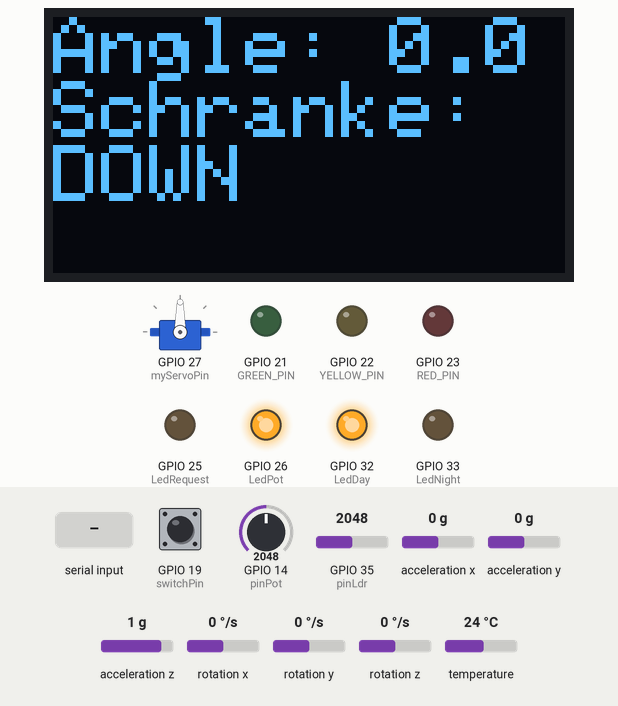
Recording of a program running on a simulated ESP32. On the bench: 128×64 one-colour display, servo, output pins drawn as LEDs (lit = HIGH). The inputs (shaded band) are chosen by the test bench; at power-on: acceleration y 0 g, GPIO 35 (pinLdr) = 2048, GPIO 14 (pinPot) = 2048, GPIO 19 (switchPin) HIGH, acceleration x 0 g, acceleration z 1 g, rotation x 0 °/s, rotation y 0 °/s, rotation z 0 °/s, temperature 24 °C. What the program prints to the serial monitor is not drawn.

Above: at 1.2 s.
1.3 s: acceleration y set to 0.8 g
At 2.3 s:
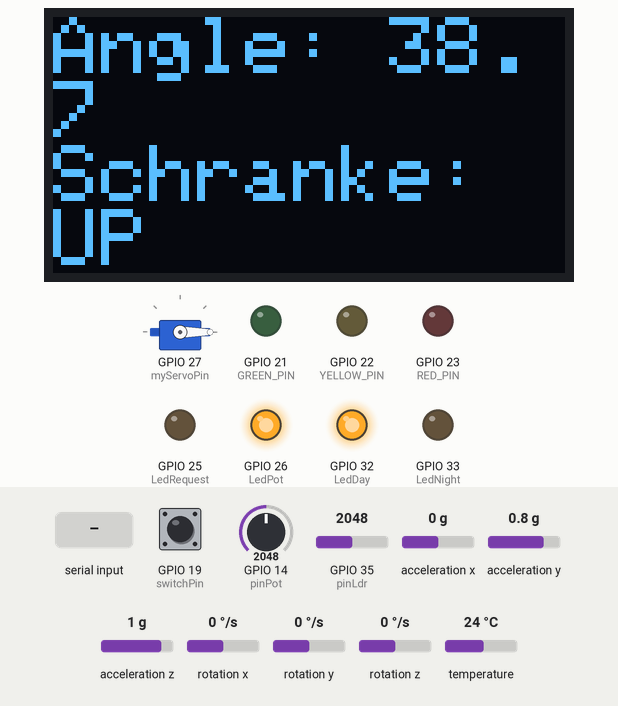
2.8 s: acceleration y set to 0 g
At 4.0 s:
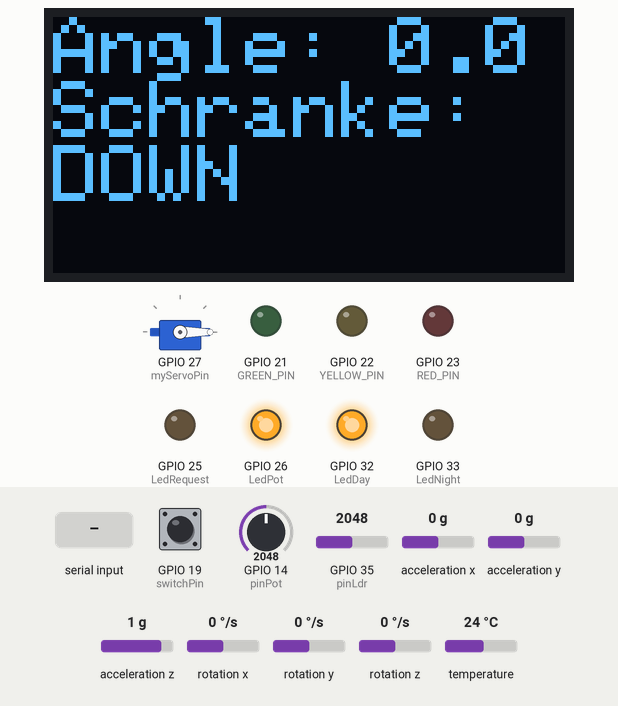
4.3 s: acceleration y set to -0.3 g
At 5.5 s:
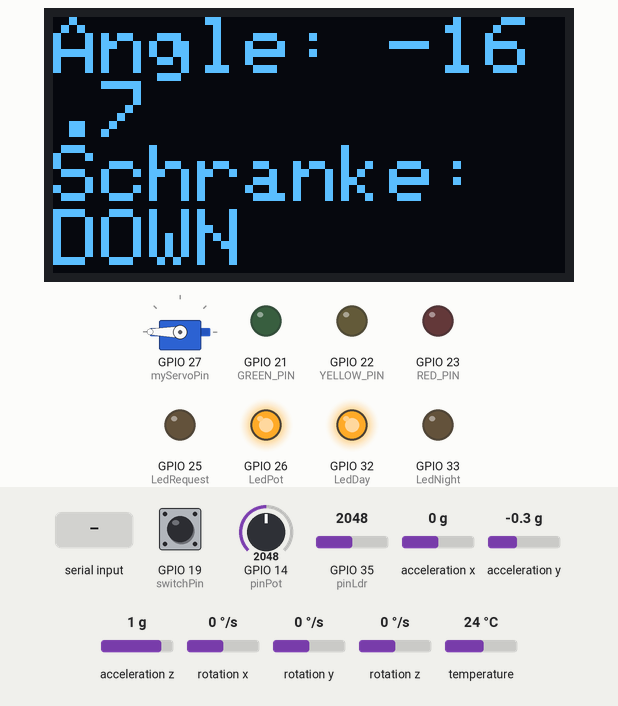
5.8 s: "2" received over Serial
At 6.4 s:
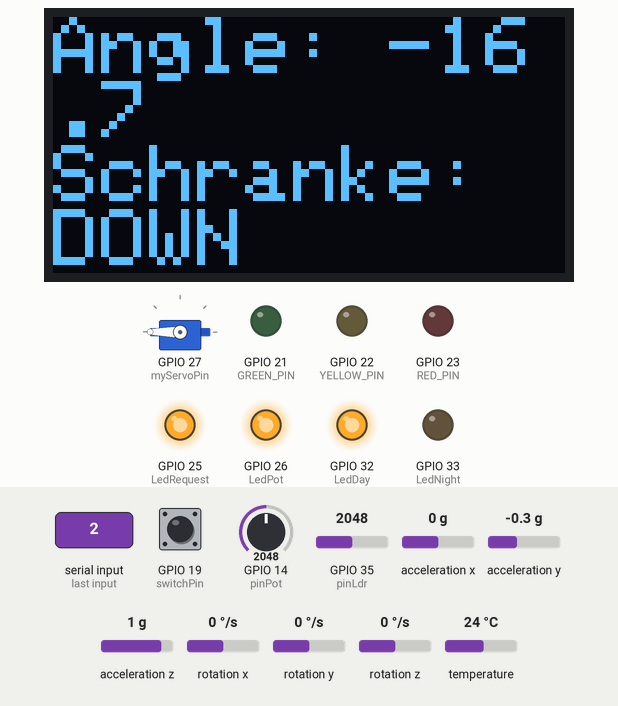
8.8 s: GPIO 35 (pinLdr) set to 1257
11.8 s: GPIO 35 (pinLdr) set to 1159
At 14.2 s:
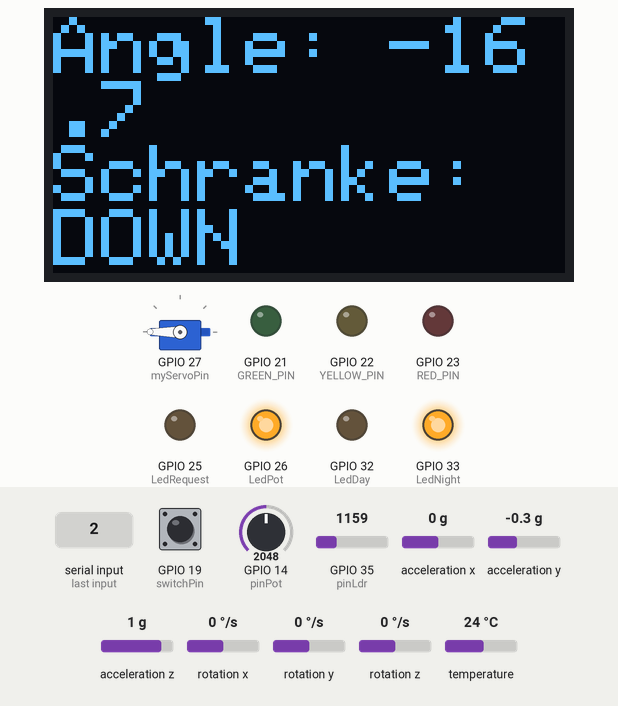
Timing chart, 0 to 15.8 s (numbered marks = the images above; inputs shaded):
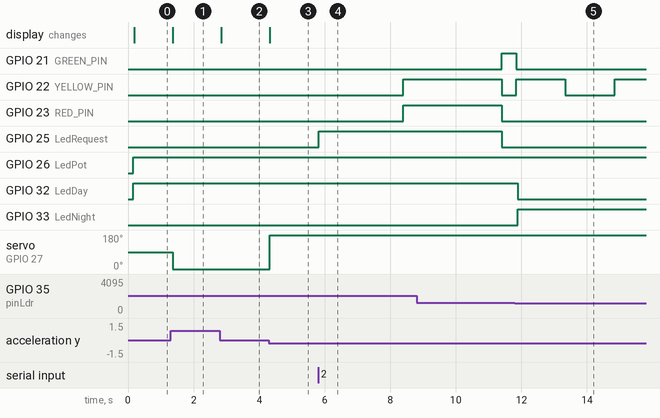

The program:

main.cpp
```cpp
#include <Arduino.h>
#include "MyTraffic.hpp"
#include "Actions.hpp"

#include <Wire.h>
#include <Adafruit_GFX.h>
#include <Adafruit_SSD1306.h>
#include <Adafruit_MPU6050.h>
#include <Adafruit_Sensor.h>
#include <ESP32Servo.h>

#define SCREEN_WIDTH 128
#define SCREEN_HEIGHT 64
#define OLED_RESET    -1
#define OLED_ADDR     0x3C   // Adresse standard des SSD1306 I2C


Adafruit_SSD1306 display(SCREEN_WIDTH, SCREEN_HEIGHT, &Wire, OLED_RESET); // Display-Objekt erstellen
Adafruit_MPU6050 mpu; // MPU6050 Objekt erstellen
Servo myServo; // Servo-Objekt erstellen
#define myServoPin 27 // Pin für Servo


MyTraffic sm; // State machine instance

enum EventType { TICK, REQUESTGREEN };

struct Event { EventType type; };

QueueHandle_t eventQueue;


void taskTrafficLight(void *Parameters);
void taskTaster(void *Parameters);
void taskTick(void *Parameters);
void taskMenu(void *Parameters);
void taskAnalog(void *Parameters);
void taskBarrier(void *Parameters);

//
bool barrierOpen = false; // Barrier state
unsigned long barrierCloseTimestamp = 0; // Timestamp when barrier was closed
bool pendingRequestGreen = false; // pending request green

void openBarrier() {
    myServo.write(0);
    barrierOpen = true;
}

void closeBarrier() {
    myServo.write(180);
    barrierOpen = false;
    barrierCloseTimestamp = millis();
}

//

void setup() {
    //
    Serial.begin(9600);

    Wire.begin(17, 16); // SDA, SCL pins for ESP32

    if (!mpu.begin()) {
       Serial.println("MPU6050 nicht gefunden!");
       while (true);
    }

    if (!display.begin(SSD1306_SWITCHCAPVCC, OLED_ADDR)) {
        Serial.println("OLED konnte nicht gestartet werden!");
        while (true);
    }

    myServo.attach(myServoPin);
    barrierCloseTimestamp = millis();
    //

    // State Machine initialization
    MyTraffic_ctor(&sm);
    MyTraffic_start(&sm);

    // LEDs Initialization
    initRedLight();
    initYellowLight();
    initGreenLight();

    // Status LEDs Initialization
    initStatusLeds();

    pinMode(switchPin, INPUT_PULLUP); // Button pin

    Serial.println("Traffic Light State Machine Initialized.");

    // Create event queue
    eventQueue = xQueueCreate(10, sizeof(Event));
    if (eventQueue == NULL) {
        Serial.println("Error creating the event queue.");
        while (1); // Halt if queue creation fails
    }

    // Create tasks
    xTaskCreate(taskTrafficLight, "TrafficLightTask", 2048, NULL, 2, NULL);
    xTaskCreate(taskTaster, "TasterTask", 2048, NULL, 1, NULL);
    xTaskCreate(taskMenu, "MenuTask", 2048, NULL, 1, NULL);
    xTaskCreate(taskTick, "TickTask", 2048, NULL, 3, NULL); // 2048 stack size
    xTaskCreate(taskAnalog, "AnalogTask", 2048, NULL, 2, NULL);
    xTaskCreate(taskBarrier, "BarrierTask", 2048, NULL, 2, NULL);


}
void loop() {
    // Empty. Tasks are running independently.
}

// Task to sent events to the state machine
void taskTrafficLight(void *Parameters) {
    Event e;

    while (true) {
        if (xQueueReceive(eventQueue, &e, portMAX_DELAY) == pdTRUE) {
            switch (e.type) {
                case TICK:
                    MyTraffic_dispatch_event(&sm, MyTraffic_EventId_TICK);
                    break;
                case REQUESTGREEN:
                    //requestGreen = true; // set requestGreen variable

                    MyTraffic_dispatch_event(&sm, MyTraffic_EventId_REQUESTGREEN);
                    break;
            }
        }
    }
}

// auto-generate tick events every 1 ms
void taskTick(void *Parameters) {
    Event e;
    e.type = TICK;

    while (true) {
        xQueueSend(eventQueue, &e, portMAX_DELAY);
        vTaskDelay(1); // 1 ms interval
    }
}

void taskTaster(void *Parameters) {
   while (true) {
     if (digitalRead(switchPin) == LOW) { // Button pressed
        pendingRequestGreen = true;
        requestGreen = true; // set requestGreen variable
        updateLedMode(&sm); // Update mode LEDs

         /*
          Event e;
         e.type = REQUESTGREEN;
         xQueueSend(eventQueue, &e, portMAX_DELAY);
         */


         // Wait for button release
         while (digitalRead(switchPin) == LOW) {
             vTaskDelay(10);
         }
     }
        vTaskDelay(10);
   }
}

// Task to handle user menu via Serial
void taskMenu(void *Parameters) {
    while (true) {
        Serial.println("Wählen Sie einen Eintrag per Eingabe der Nummer:");
        Serial.println("1. Auslesen des Leucht-Zustands einer Ampel");
        Serial.println("2. Setzen des Requests bei einer Ampel");
        Serial.println("");
        Serial.print("Auswahl: ___");

        while (!Serial.available()) { vTaskDelay(10); }
        char choice = Serial.read();

        switch (choice) {
            case '1':
                Serial.print("Aktueller Zustand der Ampel: ");
                Serial.println(MyTraffic_state_id_to_string(sm.state_id));
                Serial.println("");
                break;
            case '2':
                pendingRequestGreen = true;

                requestGreen = true; // set requestGreen variable
                updateLedMode(&sm); // Update mode LEDs

                /*
                Event e;
                e.type = REQUESTGREEN;
                xQueueSend(eventQueue, &e, portMAX_DELAY);
                */

                Serial.println("Requestgreen event gesendet.");
                Serial.println("");

                break;

            default:
                Serial.println("Ungültige Auswahl. Bitte erneut versuchen.");
                break;
        }

        vTaskDelay(10);
    }
}

void taskAnalog(void *Parameters) {
    while (true) {
        light = analogRead(pinLdr);
        greenTime = map(analogRead(pinPot), 0, 4095, 3000, 15000);

        updateLedMode(&sm);
        vTaskDelay(50); // Update light level every 50 ms
    }
}

// Task to handle barrier based on MPU6050 readings
void taskBarrier(void *Parameters) {
    while (true) {

        // read MPU6050 data
        sensors_event_t a, g, temp; // accelerometer, gyroscope, temperature
        mpu.getEvent(&a, &g, &temp);

        float angle = atan2(a.acceleration.y, a.acceleration.z) * 180.0 / PI; // berechnen des Neigungswinkels in Grad
       // intervalle für lever up/down um falsche auslösungen zu vermeiden
        bool leverUp = angle > 10;
        bool leverDown = angle < -10;

        // display angle and servo position on OLED
        display.clearDisplay();
        display.setCursor(0, 0);
        display.setTextSize(2);
        display.setTextColor(SSD1306_WHITE);
        display.print("Angle: ");
        display.println(angle, 1);
        display.print("Schranke: ");
        display.println(leverUp ? "UP" : "DOWN");
        display.display();

        // open barrier if lever is up and traffic light is red
        if (leverUp && sm.state_id == MyTraffic_StateId_TRAFFICLIGHTSTATERED) {
            openBarrier();
        }
        // close barrier if lever is down and barrier is open
        if (leverDown && barrierOpen) {
            closeBarrier();
        }

       // allow green only if barrier closed for 4 seconds
       if (!barrierOpen &&
            millis() - barrierCloseTimestamp >= 4000
            && pendingRequestGreen == true &&
            sm.state_id == MyTraffic_StateId_TRAFFICLIGHTSTATERED)
        {
            Event e;
            e.type = REQUESTGREEN;
            xQueueSend(eventQueue, &e, 0);

            pendingRequestGreen = false; // reset pending request
        }

        vTaskDelay(pdMS_TO_TICKS(50));
    }
}


/*
//Test Poteniometer

const int pinPot = 14;

void setup() {
  Serial.begin(115200);      // start serial communication at 115200bps
}

void loop() {
  int value = analogRead(pinPot);  // read the input on analog pin 0
  int greenTime = map(value, 0, 4095, 3000, 15000);

  Serial.print("value : ");
  Serial.println(value);         // print the value to the serial monitor
  Serial.print("greenTime : ");
  Serial.println(greenTime);         // print the value to the serial monitor

  delay(500); // wait for greenTime milliseconds
}
*/


/*
// Test LDR

const int pinLdr = 35;

void setup() {
  Serial.begin(115200);
}

void loop() {
  int light = analogRead(pinLdr);
  Serial.print("value: ");
  Serial.println(light);
  delay(500);
}
*/

/*
//Nachtmodus
enum Mode { DAY, NIGHT };
Mode mode = DAY;

const int pinLdr = 35;
const int thresholdNight = 1500;

void updateMode() {
  int light = analogRead(pinLdr);

  if (light < thresholdNight) {
    mode = NIGHT;
  } else {
    mode = DAY;
  }
}
*/

/*
void taskTaster(void *Parameters) {
    const int switchPin = 18; // Pin for the button
    int lastButtonState = HIGH;
    unsigned long pressTime = 0;
    const unsigned long longPressDuration = 1000; // 1 second for long press

    while (true) {
        int buttonState = digitalRead(switchPin);

        if (buttonState == LOW && lastButtonState == HIGH) { // Button pressed
            pressTime = millis();
        }
        if (buttonState == HIGH && lastButtonState == LOW) { // Button released
            unsigned long duration = millis() - pressTime;
            Event e;
            e.type = (duration >= longPressDuration) ? REQUESTGREEN : TICK;
            xQueueSend(eventQueue, &e, portMAX_DELAY);
        }

        lastButtonState = buttonState;
        vTaskDelay(10); // Debounce delay
    }

}
*/


 
```

Actions.hpp
```cpp
#pragma once
#include <stdint.h>
#include <Arduino.h>
#include "MyTraffic.hpp"

// Pins Light Definitions
const int RED_PIN = 23;
const int YELLOW_PIN = 22;
const int GREEN_PIN = 21;
const int switchPin = 19; // Pin for the button

const int pinLdr = 35;
const int pinPot = 14; // Pin for potentiometer
extern const int thresholdNight; //night threshold
extern int light; // current light level, updated in updateMode()
extern int greenTime; // green time duration in milliseconds

// Green lEDs for mode indication
const int LedDay = 32; // Day mode LED
const int LedNight = 33; // Night mode LED
const int LedRequest = 25; // Request green LED
const int LedPot = 26; // Potentiometer height level LED

extern bool requestGreen; // Declaration of external variable to simulate request green event

// Declarations of initialization functions
void initRedLight();
void initYellowLight();
void initGreenLight();

// Declarations of action functions
void turnOnRedLight();
void turnOffRedLight();

void turnOnYellowLight();
void turnOffYellowLight();

void turnOnGreenLight();
void turnOffGreenLight();

void updateLedMode(MyTraffic* sm);
void initStatusLeds();
```

MyTraffic.hpp
```cpp
// Autogenerated with StateSmith 0.19.0+b5719011215d41a81572ed347c02b22db5d1a48f.
// Algorithm: Balanced2. See https://github.com/StateSmith/StateSmith/wiki/Algorithms

// Whatever you put in this `FileTop` section will end up
// being printed at the top of every generated code file.

#pragma once  // You can also specify normal include guard. See https://github.com/StateSmith/StateSmith/blob/main/docs/settings.md
#include <stdint.h>
#include <stdint.h> // for count var


typedef enum MyTraffic_EventId
{
    MyTraffic_EventId_REQUESTGREEN = 0,
    MyTraffic_EventId_TICK = 1
} MyTraffic_EventId;

enum
{
    MyTraffic_EventIdCount = 2
};

typedef enum MyTraffic_StateId
{
    MyTraffic_StateId_ROOT = 0,
    MyTraffic_StateId_TRAFFICLIGHTGREEN = 1,
    MyTraffic_StateId_TRAFFICLIGHTSTATERED = 2,
    MyTraffic_StateId_TRAFFICLIGHTSTATEREDYELLOW = 3,
    MyTraffic_StateId_TRAFFICLIGHTYELLOW = 4,
    MyTraffic_StateId_YELLOWOFF = 5,
    MyTraffic_StateId_YELLOWON = 6
} MyTraffic_StateId;

enum
{
    MyTraffic_StateIdCount = 7
};


// Generated state machine
// forward declaration
typedef struct MyTraffic MyTraffic;

// State machine variables. Can be used for inputs, outputs, user variables...
typedef struct MyTraffic_Vars
{
    uint16_t count; // this var can be referenced in diagram
} MyTraffic_Vars;


// State machine constructor. Must be called before start or dispatch event functions. Not thread safe.
void MyTraffic_ctor(MyTraffic* sm);

// Starts the state machine. Must be called before dispatching events. Not thread safe.
void MyTraffic_start(MyTraffic* sm);

// Dispatches an event to the state machine. Not thread safe.
// Note! This function assumes that the `event_id` parameter is valid.
void MyTraffic_dispatch_event(MyTraffic* sm, MyTraffic_EventId event_id);

// Thread safe.
char const * MyTraffic_state_id_to_string(MyTraffic_StateId id);

// Thread safe.
char const * MyTraffic_event_id_to_string(MyTraffic_EventId id);

// Generated state machine
struct MyTraffic
{
    // Used internally by state machine. Feel free to inspect, but don't modify.
    MyTraffic_StateId state_id;

    // Variables. Can be used for inputs, outputs, user variables...
    MyTraffic_Vars vars;
};
```

Actions.cpp
```cpp
#include "Actions.hpp"
#include <iostream> // for std::cout
#include <Arduino.h> // for Arduino functions

int light = 0;
int greenTime = 5000; // Default green time in milliseconds
const int thresholdNight = 1200;

bool requestGreen = false;


// Implementations of initialization functions
void initRedLight() { pinMode(RED_PIN, OUTPUT); digitalWrite(RED_PIN, LOW); }
void initYellowLight() { pinMode(YELLOW_PIN, OUTPUT); digitalWrite(YELLOW_PIN, LOW); }
void initGreenLight() { pinMode(GREEN_PIN, OUTPUT); digitalWrite(GREEN_PIN, LOW); }

//  Implementations of action functions
void turnOnRedLight() { digitalWrite(RED_PIN, HIGH); }
void turnOffRedLight() { digitalWrite(RED_PIN, LOW); }

void turnOnYellowLight() { digitalWrite(YELLOW_PIN, HIGH); }
void turnOffYellowLight() { digitalWrite(YELLOW_PIN, LOW); }

void turnOnGreenLight() { digitalWrite(GREEN_PIN, HIGH); }
void turnOffGreenLight() { digitalWrite(GREEN_PIN, LOW); }

void updateLedMode(MyTraffic* sm) {
    if (sm->state_id == MyTraffic_StateId_YELLOWON || sm->state_id == MyTraffic_StateId_YELLOWOFF) {
       //requestGreen ignored in night blinking mode
       requestGreen = false;
        // Night mode indication
        digitalWrite(LedDay, LOW);
        digitalWrite(LedNight, HIGH);
    } else {
        digitalWrite(LedNight, LOW);
        digitalWrite(LedDay, HIGH);
    }

    digitalWrite(LedRequest, requestGreen ? HIGH : LOW);

    digitalWrite(LedPot, (greenTime > 9000) ? HIGH : LOW);
}

void initStatusLeds() {
    pinMode(LedDay, OUTPUT);
    pinMode(LedNight, OUTPUT);
    pinMode(LedRequest, OUTPUT);
    pinMode(LedPot, OUTPUT);

    digitalWrite(LedDay, LOW);
    digitalWrite(LedNight, LOW);
    digitalWrite(LedRequest, LOW);
    digitalWrite(LedPot, LOW);
}

/*
void updateLedMode(int lightLevel) {
    if (lightLevel < thresholdNight) {
       digitalWrite(LedDay, LOW);
       digitalWrite(LedNight, HIGH);
    } else {
         digitalWrite(LedNight, LOW);
         digitalWrite(LedDay, HIGH);
    }

    if (digitalRead(switchPin) == LOW) {
        digitalWrite(LedRequest, HIGH);
    } else {
        digitalWrite(LedRequest, LOW);
    }

    if (greenTime > 9000) {
        digitalWrite(LedPot, HIGH);
    } else {
        digitalWrite(LedPot, LOW);
    }

}

*/
```

Source omitted: MyTraffic.cpp (22695 bytes)

Measured:
- the behaviour switches between -0.1 and -0.2 g on acceleration y (found by bisection; images 2 and 3)
- the behaviour switches between 1200 and 1199 on GPIO 35 (pinLdr) (found by bisection; images 4 and 5)
- after the input at 1.3 s, servo on GPIO 27 (myServoPin): 90° → 0° after 0.07 s; the display: first differs from a run without the input after 0.07 s (image 1)
- after the input at 2.8 s, the display: changes after 0.05 s (image 2)
- after the input at 4.3 s, servo on GPIO 27 (myServoPin): 0° → 180° at once; the display: first differs from a run without the input at once (image 3)
- after the input at 5.8 s, GPIO 22 (YELLOW_PIN), GPIO 23 (RED_PIN): LOW → HIGH after 2.6 s; GPIO 25 (LedRequest): LOW → HIGH at once
- after the input at 11.8 s, GPIO 21 (GREEN_PIN): HIGH → LOW at once; GPIO 22 (YELLOW_PIN): LOW → HIGH at once, → LOW 1.5 s later, → HIGH 1.5 s later; GPIO 32 (LedDay): HIGH → LOW after 0.09 s; GPIO 33 (LedNight): LOW → HIGH after 0.09 s
